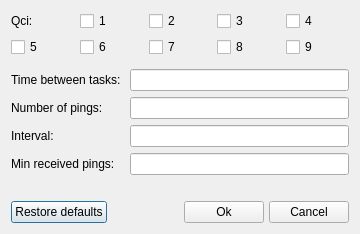
<?xml version="1.0" encoding="UTF-8"?>
<ui version="4.0">
 <class>SyncedPingForm</class>
 <widget class="QDialog" name="SyncedPingForm">
  <property name="geometry">
   <rect>
    <x>0</x>
    <y>0</y>
    <width>360</width>
    <height>234</height>
   </rect>
  </property>
  <property name="windowTitle">
   <string>Synced Ping Settings</string>
  </property>
  <layout class="QVBoxLayout" name="verticalLayout_2">
   <item>
    <layout class="QVBoxLayout" name="verticalLayout">
     <item>
      <layout class="QVBoxLayout" name="verticalLayout_3">
       <item>
        <layout class="QHBoxLayout" name="horizontalLayout">
         <item>
          <widget class="QLabel" name="label_5">
           <property name="text">
            <string>Qci: </string>
           </property>
          </widget>
         </item>
         <item>
          <widget class="QCheckBox" name="qci1">
           <property name="text">
            <string>1</string>
           </property>
          </widget>
         </item>
         <item>
          <widget class="QCheckBox" name="qci2">
           <property name="text">
            <string>2</string>
           </property>
          </widget>
         </item>
         <item>
          <widget class="QCheckBox" name="qci3">
           <property name="text">
            <string>3</string>
           </property>
          </widget>
         </item>
         <item>
          <widget class="QCheckBox" name="qci4">
           <property name="text">
            <string>4</string>
           </property>
          </widget>
         </item>
        </layout>
       </item>
       <item>
        <layout class="QHBoxLayout" name="horizontalLayout_4">
         <item>
          <widget class="QCheckBox" name="qci5">
           <property name="text">
            <string>5</string>
           </property>
          </widget>
         </item>
         <item>
          <widget class="QCheckBox" name="qci6">
           <property name="text">
            <string>6</string>
           </property>
          </widget>
         </item>
         <item>
          <widget class="QCheckBox" name="qci7">
           <property name="text">
            <string>7</string>
           </property>
          </widget>
         </item>
         <item>
          <widget class="QCheckBox" name="qci8">
           <property name="text">
            <string>8</string>
           </property>
          </widget>
         </item>
         <item>
          <widget class="QCheckBox" name="qci9">
           <property name="text">
            <string>9</string>
           </property>
          </widget>
         </item>
        </layout>
       </item>
      </layout>
     </item>
     <item>
      <layout class="QFormLayout" name="formLayout">
       <item row="1" column="0">
        <widget class="QLabel" name="label">
         <property name="text">
          <string>Time between tasks: </string>
         </property>
        </widget>
       </item>
       <item row="2" column="0">
        <widget class="QLabel" name="label_2">
         <property name="text">
          <string>Number of pings: </string>
         </property>
        </widget>
       </item>
       <item row="1" column="1">
        <widget class="QLineEdit" name="timeBetweenTasks"/>
       </item>
       <item row="2" column="1">
        <widget class="QLineEdit" name="numberOfPings"/>
       </item>
       <item row="3" column="0">
        <widget class="QLabel" name="label_3">
         <property name="text">
          <string>Interval: </string>
         </property>
        </widget>
       </item>
       <item row="4" column="0">
        <widget class="QLabel" name="label_4">
         <property name="text">
          <string>Min received pings: </string>
         </property>
        </widget>
       </item>
       <item row="3" column="1">
        <widget class="QLineEdit" name="interval"/>
       </item>
       <item row="4" column="1">
        <widget class="QLineEdit" name="minReceivedPings"/>
       </item>
       <item row="0" column="0">
        <layout class="QVBoxLayout" name="verticalLayout_4"/>
       </item>
      </layout>
     </item>
    </layout>
   </item>
   <item>
    <layout class="QHBoxLayout" name="horizontalLayout_2">
     <property name="spacing">
      <number>5</number>
     </property>
     <item>
      <widget class="QPushButton" name="restoreButton">
       <property name="text">
        <string>Restore defaults</string>
       </property>
      </widget>
     </item>
     <item>
      <spacer name="horizontalSpacer">
       <property name="orientation">
        <enum>Qt::Horizontal</enum>
       </property>
       <property name="sizeHint" stdset="0">
        <size>
         <width>40</width>
         <height>20</height>
        </size>
       </property>
      </spacer>
     </item>
     <item>
      <widget class="QPushButton" name="okButton">
       <property name="text">
        <string>Ok</string>
       </property>
      </widget>
     </item>
     <item>
      <widget class="QPushButton" name="cancelButton">
       <property name="text">
        <string>Cancel</string>
       </property>
      </widget>
     </item>
    </layout>
   </item>
  </layout>
 </widget>
 <resources/>
 <connections/>
</ui>
